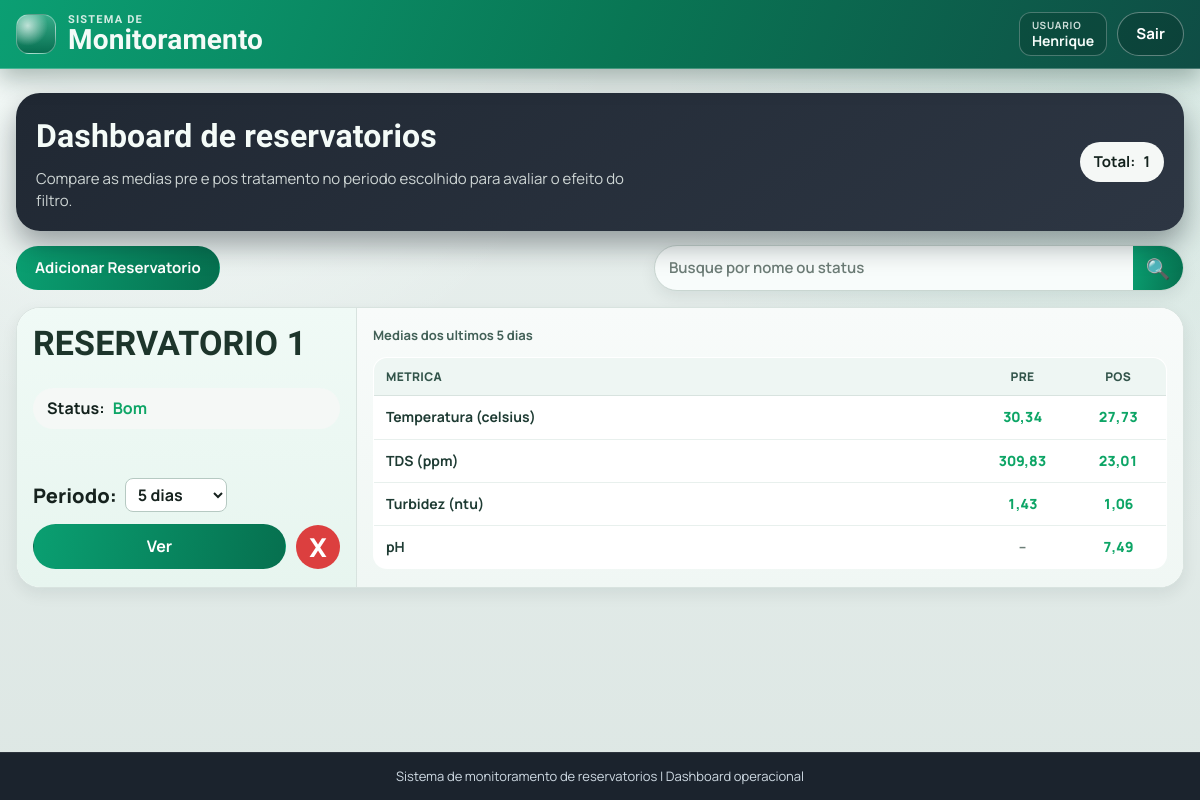
The app's page / (signed in) with its own data.
### app/models.py (models this page shows, shortened)
class Reservatorio(models.Model):
    STATUS_BOM = "bom"
    STATUS_ATENCAO = "atencao"
    STATUS_PERIGO = "perigo"
    FAIXA_PADRAO_PPM_TDS_MIN = 0.0
    FAIXA_PADRAO_PPM_TDS_MAX = 500.0
    FAIXA_PADRAO_NTU_TURBIDEZ_MIN = 0.0
    FAIXA_PADRAO_NTU_TURBIDEZ_MAX = 5.0
    FAIXA_PADRAO_CELSIUS_TEMPERATURA_MIN = 5.0
    FAIXA_PADRAO_CELSIUS_TEMPERATURA_MAX = 30.0
    FAIXA_PADRAO_PH_MIN = 6.0
    FAIXA_PADRAO_PH_MAX = 9.5
    META_PADRAO_PPM_TDS = 600.0
    META_PADRAO_NTU_TURBIDEZ = 1.5
    META_PADRAO_CELSIUS_TEMPERATURA = 25.0
    META_PADRAO_PH = 7.0
    STATUS_CHOICES = (
        (STATUS_BOM, "Bom"),
        (STATUS_ATENCAO, "Atencao"),
        (STATUS_PERIGO, "Perigo"),
    )
    usuario = models.ForeignKey(
        settings.AUTH_USER_MODEL,
        on_delete=models.CASCADE,
        related_name="reservatorios",
    )
    nome = models.CharField(max_length=120, unique=True)
    status = models.CharField(max_length=20, choices=STATUS_CHOICES, default=STATUS_BOM)
    faixa_ppm_tds_min = models.FloatField(default=FAIXA_PADRAO_PPM_TDS_MIN)
    faixa_ppm_tds_max = models.FloatField(default=FAIXA_PADRAO_PPM_TDS_MAX)
    faixa_ntu_turbidez_min = models.FloatField(default=FAIXA_PADRAO_NTU_TURBIDEZ_MIN)
    faixa_ntu_turbidez_max = models.FloatField(default=FAIXA_PADRAO_NTU_TURBIDEZ_MAX)
    faixa_celsius_temperatura_min = models.FloatField(default=FAIXA_PADRAO_CELSIUS_TEMPERATURA_MIN)
    faixa_celsius_temperatura_max = models.FloatField(default=FAIXA_PADRAO_CELSIUS_TEMPERATURA_MAX)
    faixa_ph_min = models.FloatField(default=FAIXA_PADRAO_PH_MIN)
    faixa_ph_max = models.FloatField(default=FAIXA_PADRAO_PH_MAX)
    meta_ppm_tds = models.FloatField(default=META_PADRAO_PPM_TDS)
    meta_ntu_turbidez = models.FloatField(default=META_PADRAO_NTU_TURBIDEZ)
    meta_celsius_temperatura = models.FloatField(default=META_PADRAO_CELSIUS_TEMPERATURA)
    meta_ph = models.FloatField(default=META_PADRAO_PH)
    created_at = models.DateTimeField(auto_now_add=True)
    updated_at = models.DateTimeField(auto_now=True)
    class Meta:
        ordering = ["nome"]
    @classmethod
    def listar(cls, busca="", usuario=None):
        queryset = cls.objects.all()
        if usuario is not None:
            queryset = queryset.filter(usuario=usuario)
        termo = (busca or "").strip()
        if not termo:
            return queryset
        return queryset.filter(Q(nome__icontains=termo) | Q(status__icontains=termo))

### app/views.py (the view)
# urls.py: path('', views.index, name="index"),
@login_required(login_url="entrar")
@require_http_methods(["GET"])
def index(request):
    busca = request.GET.get("busca", "").strip()
    periodo_valor = _normalizar_periodo_valor(request.GET.get("dias"))
    periodo_delta = _delta_por_periodo(periodo_valor)
    reservatorios = list(Reservatorio.listar(busca=busca, usuario=request.user))
    dashboard_cards = _montar_dashboard_cards(reservatorios, periodo_delta)
    return render(
        request,
        "index.html",
        {
            "reservatorios": reservatorios,
            "dashboard_cards": dashboard_cards,
            "busca": busca,
            "periodo_selecionado": periodo_valor,
            "periodo_rotulo": _rotulo_periodo(periodo_valor),
            "periodos_disponiveis": PERIODOS_DISPONIVEIS,
        },
    )

### app/services/regras.py (called while the page is built)
def classificar_status_por_faixa(valor, *, minimo, maximo, margem_atencao, margem_perigo):
    if valor < (minimo - margem_perigo) or valor > (maximo + margem_perigo):
        return "perigo"
    if valor < (minimo - margem_atencao) or valor > (maximo + margem_atencao):
        return "atencao"
    return "bom"

### app/views.py (called while the page is built)
def _normalizar_periodo_valor(valor):
    valor_normalizado = (valor or "").strip().lower()
    valores_validos = {item[0] for item in PERIODOS_DISPONIVEIS}
    if valor_normalizado in valores_validos:
        return valor_normalizado
    try:
        dias_legado = int(valor_normalizado)
    except (TypeError, ValueError):
        return PERIODO_PADRAO_VALOR
    valor_legado = f"{dias_legado}d"
    if valor_legado in valores_validos:
        return valor_legado
    return PERIODO_PADRAO_VALOR

def _delta_por_periodo(periodo_valor):
    unidade = periodo_valor[-1]
    quantidade = int(periodo_valor[:-1])
    if unidade == "m":
        return timedelta(minutes=quantidade)
    if unidade == "h":
        return timedelta(hours=quantidade)
    return timedelta(days=quantidade)

def _rotulo_periodo(periodo_valor):
    for valor, rotulo in PERIODOS_DISPONIVEIS:
        if valor == periodo_valor:
            return rotulo
    return "5 dias"

def _medias_vazias():
    return {
        "temperatura": None,
        "tds": None,
        "turbidez": None,
        "ph": None,
    }

def _status_metricas_por_faixa(medias, *, reservatorio):
    return {
        "temperatura": _status_media_temperatura(
            medias.get("temperatura"),
            minimo=reservatorio.faixa_celsius_temperatura_min,
            maximo=reservatorio.faixa_celsius_temperatura_max,
        ),
        "tds": _status_media_tds(
            medias.get("tds"),
            minimo=reservatorio.faixa_ppm_tds_min,
            maximo=reservatorio.faixa_ppm_tds_max,
        ),
        "turbidez": _status_media_turbidez(
            medias.get("turbidez"),
            minimo=reservatorio.faixa_ntu_turbidez_min,
            maximo=reservatorio.faixa_ntu_turbidez_max,
        ),
        "ph": _status_media_ph(
            medias.get("ph"),
            minimo=reservatorio.faixa_ph_min,
            maximo=reservatorio.faixa_ph_max,
        ),
    }

### app/templates/index.html (shortened to what this page needs)
{% extends "blocos/base.html" %}
{% block content %}
<section class="detail-hero index-hero">
    <div>
        <h2>Dashboard de reservatorios</h2>
        <p class="index-hero-subtitle">
            Compare as medias pre e pos tratamento no periodo escolhido para avaliar o efeito do filtro.
        </p>
    </div>
    <p class="detail-status index-total-pill">
        <span>Total:</span>
        <strong>{{ reservatorios|length }}</strong>
    </p>
</section>
<section class="toolbar">
    <form method="post" action="{% url 'reservatorio_adicionar' %}">
        <button class="btn-main" type="submit">Adicionar Reservatorio</button>
    </form>
    <form class="search" method="get" action="{% url 'index' %}">
        <input
            type="text"
            name="busca"
            value="{{ busca }}"
            placeholder="Busque por nome ou status"
            aria-label="Buscar por nome ou status"
        >
        <button type="submit" aria-label="Buscar">&#128269;</button>
    </form>
</section>
<section class="dashboard-grid">
    {% for card in dashboard_cards %}
    <article class="dashboard-card">
        <section class="dashboard-card-left">
            <h2>{{ card.reservatorio.nome|upper }}</h2>
            <p class="status-pill">
                <span>Status:</span>
                <strong class="status-text status-{{ card.reservatorio.status }}">{{ card.reservatorio.get_status_display }}</strong>
            </p>
            <form class="dashboard-period-form" method="get" action="{% url 'index' %}">
                <label for="periodo-{{ card.reservatorio.id }}">Periodo:</label>
                <select id="periodo-{{ card.reservatorio.id }}" name="dias" onchange="this.form.submit()">
                    {% for periodo_valor, periodo_label in periodos_disponiveis %}
                    <option value="{{ periodo_valor }}" {% if periodo_valor == periodo_selecionado %}selected{% endif %}>
                        {{ periodo_label }}
                    </option>
                    {% endfor %}
                </select>
            </form>
            <div class="dashboard-actions">
                <a class="btn-ver" href="{% url 'reservatorio_detalhe' card.reservatorio.id %}">Ver</a>
                <form
                    method="post"
                    action="{% url 'reservatorio_excluir' card.reservatorio.id %}"
                    data-confirm-delete-reservatorio
                    data-reservatorio-nome="{{ card.reservatorio.nome }}"
                >
                    <button class="btn-delete" type="submit" aria-label="Excluir reservatorio">X</button>
                </form>
            </div>
        </section>
        <section class="dashboard-card-right">
            <p class="dashboard-period-caption">Medias dos ultimos {{ periodo_rotulo }}</p>
            <table class="dashboard-metrics-table">
                <thead>
                    <tr>
                        <th scope="col">Metrica</th>
                        <th scope="col">PRE</th>
                        <th scope="col">POS</th>
                    </tr>
                </thead>
                <tbody>
                    <tr>
                        <th scope="row">Temperatura (celsius)</th>
                        <td class="dashboard-value status-{{ card.status_antes.temperatura }}">
                            {% if card.antes.temperatura is not None %}{{ card.antes.temperatura|floatformat:2 }}{% else %}--{% endif %}
                        </td>
                        <td class="dashboard-value status-{{ card.status_depois.temperatura }}">
                            {% if card.depois.temperatura is not None %}{{ card.depois.temperatura|floatformat:2 }}{% else %}--{% endif %}
                        </td>
                    </tr>
                    <tr>
                        <th scope="row">TDS (ppm)</th>
                        <td class="dashboard-value status-{{ card.status_antes.tds }}">
                            {% if card.antes.tds is not None %}{{ card.antes.tds|floatformat:2 }}{% else %}--{% endif %}
                        </td>
                        <td class="dashboard-value status-{{ card.status_depois.tds }}">
                            {% if card.depois.tds is not None %}{{ card.depois.tds|floatformat:2 }}{% else %}--{% endif %}
                        </td>
                    </tr>
                    <tr>
                        <th scope="row">Turbidez (ntu)</th>
                        <td class="dashboard-value status-{{ card.status_antes.turbidez }}">
                            {% if card.antes.turbidez is not None %}{{ card.antes.turbidez|floatformat:2 }}{% else %}--{% endif %}
                        </td>
                        <td class="dashboard-value status-{{ card.status_depois.turbidez }}">
                            {% if card.depois.turbidez is not None %}{{ card.depois.turbidez|floatformat:2 }}{% else %}--{% endif %}
                        </td>
                    </tr>
                    <tr>
                        <th scope="row">pH</th>
                        <td class="dashboard-value status-{{ card.status_antes.ph }}">
                            {% if card.antes.ph is not None %}{{ card.antes.ph|floatformat:2 }}{% else %}--{% endif %}
                        </td>
                        <td class="dashboard-value status-{{ card.status_depois.ph }}">
                            {% if card.depois.ph is not None %}{{ card.depois.ph|floatformat:2 }}{% else %}--{% endif %}
                        </td>
                    </tr>
                </tbody>
            </table>
        </section>
    </article>
    {% empty %}
    <article class="empty-state">
        <p>Nenhum reservatorio encontrado.</p>
    </article>
    {% endfor %}
</section>
{% endblock %}

### app/templates/blocos/base.html (shortened to what this page needs)
{% load static %}
<!DOCTYPE html>
<html lang="pt-br">
<head>
    <link rel="stylesheet" href="{% static 'css/base.css' %}">
</head>
<body>
    <div class="app-shell">
        {% include "blocos/nav_bar.html" %}
        <main class="page-content">
            {% block content %}{% endblock %}
        </main>
        {% include "blocos/footer.html" %}
    </div>
</body>
</html>

### app/templates/blocos/nav_bar.html (shortened to what this page needs)
<header class="top-nav">
    <div class="top-nav-inner">
        <div class="top-nav-left">
            <a class="brand-link" href="{% if request.user.is_authenticated %}{% url 'index' %}{% else %}{% url 'entrar' %}{% endif %}">
                <span class="brand-mark" aria-hidden="true"></span>
                <h1 class="brand">
                    <span class="brand-kicker">SISTEMA DE</span>
                    <span class="brand-title">Monitoramento</span>
                </h1>
            </a>
        </div>
        <div class="top-nav-right">
            {% if request.user.is_authenticated %}
                <span class="user-chip">
                    <span class="user-chip-label">Usuario</span>
                    <strong>{{ request.user.username }}</strong>
                </span>
                <form method="post" action="{% url 'sair' %}">
                    <button class="btn-sair" type="submit">Sair</button>
                </form>
            {% else %}
                <a class="btn-sair" href="{% url 'entrar' %}">Entrar</a>
            {% endif %}
        </div>
    </div>
</header>

### app/templates/blocos/footer.html
<footer class="site-footer">
    <p>Sistema de monitoramento de reservatorios | Dashboard operacional</p>
</footer>

### static/css/tokens.css (style rules this page uses)
:root { --font-sans: "Manrope", "Plus Jakarta Sans", "Segoe UI", sans-serif; --font-display: "Sora", "Manrope", "Segoe UI", sans-serif; --color-canvas: #eaf1ef; --color-canvas-strong: #dde7e4; --color-surface: #ffffff; --color-surface-muted: #f5f8f7; --color-surface-dark: #202833; --color-text: #16221e; --color-text-muted: #5a6a65; --color-text-inverse: #f4fbf8; --color-border: #d8e3df; --color-border-strong: #bccbc5; --color-accent: #0a9f71; --color-accent-dark: #06704f; --color-accent-soft: #def4eb; --color-danger: #dc3f3f; --color-status-bom: #0da566; --color-status-atencao: #dd7a00; --color-status-perigo: #cf3434; --radius-xs: 8px; --radius-sm: 12px; --radius-md: 18px; --radius-lg: 24px; --radius-pill: 999px; --shadow-sm: 0 6px 16px rgba(18, 41, 33, 0.08); --shadow-md: 0 12px 28px rgba(15, 33, 27, 0.14); --shadow-dark: 0 14px 28px rgba(5, 14, 21, 0.36); --ease-standard: 180ms ease; }

### static/css/foundation.css (style rules this page uses)
* { box-sizing: border-box; }
html, body { min-height: 100%; }
body { margin: 0; font-family: var(--font-sans); color: var(--color-text); background: radial-gradient(circle at 12% -10%, #f9fffd 0%, transparent 36%), radial-gradient(circle at 92% 12%, rgba(10, 159, 113, 0.08) 0%, transparent 34%), linear-gradient(180deg, var(--color-canvas) 0%, var(--color-canvas-strong) 100%); line-height: 1.45; }
a { color: inherit; }
h1, h2, h3, h4, h5, h6 { margin: 0; font-family: var(--font-display); letter-spacing: 0.15px; }
p { margin: 0; }
button, input, select, textarea { font: inherit; }

### static/css/layout.css (style rules this page uses)
.app-shell { min-height: 100vh; display: flex; flex-direction: column; }
.top-nav { position: sticky; top: 0; z-index: 100; color: var(--color-text-inverse); padding: 12px 16px; border-bottom: 1px solid rgba(255, 255, 255, 0.24); background: linear-gradient(112deg, #0b9f73 0%, #097654 52%, #0f4d45 100%); box-shadow: 0 10px 24px rgba(8, 39, 29, 0.3); backdrop-filter: blur(5px); }
.top-nav-inner { width: min(1440px, 100%); margin: 0 auto; display: flex; align-items: center; justify-content: space-between; gap: 14px; flex-wrap: wrap; }
.top-nav-left { display: flex; align-items: center; gap: 14px; min-width: 0; }
.brand-link { text-decoration: none; display: inline-flex; align-items: center; gap: 12px; }
.brand-mark { width: 40px; height: 40px; border-radius: 13px; background: radial-gradient(circle at 28% 28%, rgba(255, 255, 255, 0.7), transparent 52%), linear-gradient(180deg, rgba(255, 255, 255, 0.18), rgba(1, 16, 14, 0.32)); border: 1px solid rgba(255, 255, 255, 0.34); }
.brand { line-height: 1.05; }
.brand-kicker { display: block; font-size: 11px; letter-spacing: 1.2px; opacity: 0.86; }
.brand-title { display: block; font-size: 28px; font-weight: 800; }
.top-nav-right { display: flex; align-items: center; gap: 10px; margin-left: auto; }
.top-nav-right form { margin: 0; }
.page-content { flex: 1; width: min(1360px, 100%); margin: 0 auto; padding: 24px 16px 36px; }
.site-footer { margin-top: auto; background: #1b232d; color: #cfdae3; border-top: 1px solid rgba(255, 255, 255, 0.08); padding: 14px 20px; text-align: center; }
.site-footer p { font-size: 13px; }

### records on screen
Reservatorio: reservatorio.nome "RESERVATORIO 1", reservatorio.status "Bom", dias "5 dias", periodo_rotulo "5 dias", antes.temperatura "30,34", depois.temperatura "27,73", antes.tds "309,83", depois.tds "23,01", antes.turbidez "1,43", depois.turbidez "1,06", depois.ph "7,49"

### other values on screen
{{ request.user.username }} "Henrique"
{{ reservatorios|length }} "1"
